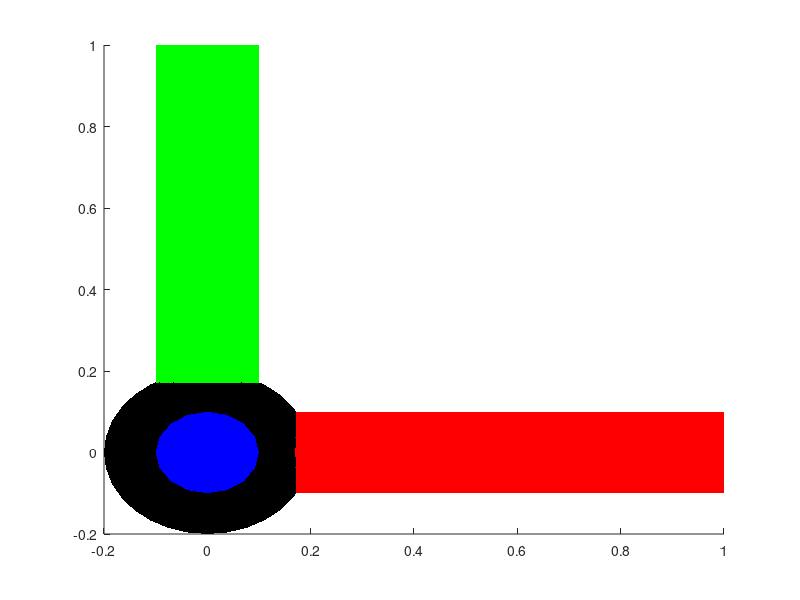

Write MATLAB code to recreate this figure.
function drawAxis3d(varargin)
%DRAWAXIS3D  draw a coordinate system and an origin
%
%   drawAxis3d
%	Adds 3 cylinders to the current axis, corresponding to the directions
%	of the 3 basis vectors Ox, Oy and Oz.
%	Ox vector is red, Oy vector is green, and Oz vector is blue.
%
%   Example
%   drawAxis
%
%   See also
%
%
% ------
% Author: David Legland
% e-mail: david.legland@nantes.inra.fr
% Created: 2007-08-14,    using Matlab 7.4.0.287 (R2007a)
% Copyright 2007 INRA - BIA PV Nantes - MIAJ Jouy-en-Josas.

% geometrical data
origin = [0 0 0];
v1 = [1 0 0];
v2 = [0 1 0];
v3 = [0 0 1];

% default parameters
L = 1;
r = L/10;

% extract parameters from input
if ~isempty(varargin)
	L = varargin{1};
end
if length(varargin)>1
	r = varargin{2};
end

% draw 3 cylinders and a ball
hold on;
drawCylinder([origin origin+v1*L r], 16, 'facecolor', 'r', 'edgecolor', 'none');
drawCylinder([origin origin+v2*L r], 16, 'facecolor', 'g', 'edgecolor', 'none');
drawCylinder([origin origin+v3*L r], 16, 'facecolor', 'b', 'edgecolor', 'none');
drawSphere([origin 2*r], 'faceColor', 'black');

